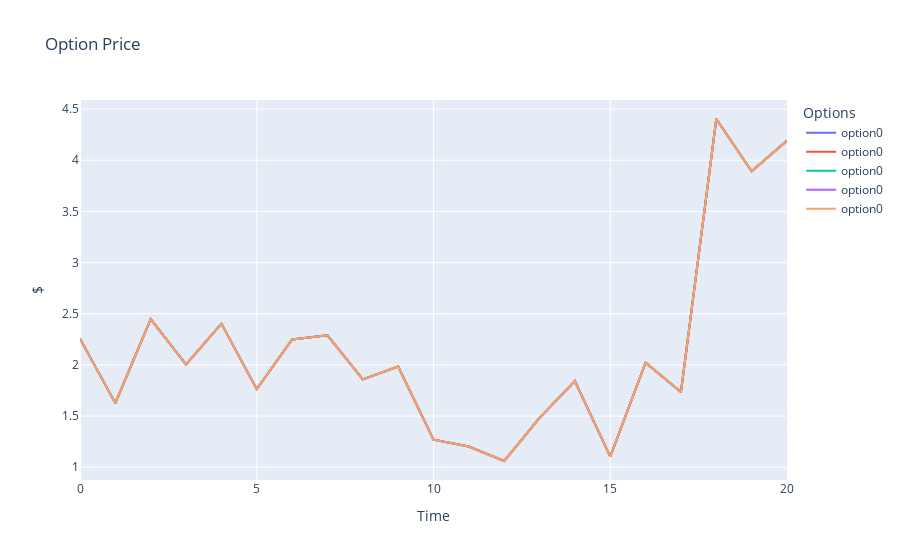

Notebook source saved alongside this figure:
### Code cell
fig = go.Figure()

# Add traces for each column
for column in option_prices.columns[values]:
    fig.add_trace(go.Scatter(x=option_prices.index, y=option_prices[column], mode='lines', name=f"option{column}"))

# Update layout
fig.update_layout(
    title='Option Price',
    xaxis_title='Time',
    yaxis_title='$',
    template='plotly',
    legend=dict(title='Options'),
)

# Show the plot
fig.show()

### Figure 1 — Plotly figure (JSON) as saved in the notebook; plotly's stock layout.template omitted (floating-point values rounded to 4 significant figures)
{"data": [{"mode": "lines", "name": "option0", "type": "scatter", "x": [0, 1, 2, 3, 4, 5, 6, 7, 8, 9, 10, 11, 12, 13, 14, 15, 16, 17, 18, 19, 20], "y": [2.256, 1.626, 2.448, 2.004, 2.403, 1.763, 2.249, 2.289, 1.858, 1.984, 1.269, 1.202, 1.061, 1.482, 1.843, 1.103, 2.021, 1.735, 4.403, 3.893, 4.192]}, {"mode": "lines", "name": "option0", "type": "scatter", "x": [0, 1, 2, 3, 4, 5, 6, 7, 8, 9, 10, 11, 12, 13, 14, 15, 16, 17, 18, 19, 20], "y": [2.256, 1.626, 2.448, 2.004, 2.403, 1.763, 2.249, 2.289, 1.858, 1.984, 1.269, 1.202, 1.061, 1.482, 1.843, 1.103, 2.021, 1.735, 4.403, 3.893, 4.192]}, {"mode": "lines", "name": "option0", "type": "scatter", "x": [0, 1, 2, 3, 4, 5, 6, 7, 8, 9, 10, 11, 12, 13, 14, 15, 16, 17, 18, 19, 20], "y": [2.256, 1.626, 2.448, 2.004, 2.403, 1.763, 2.249, 2.289, 1.858, 1.984, 1.269, 1.202, 1.061, 1.482, 1.843, 1.103, 2.021, 1.735, 4.403, 3.893, 4.192]}, {"mode": "lines", "name": "option0", "type": "scatter", "x": [0, 1, 2, 3, 4, 5, 6, 7, 8, 9, 10, 11, 12, 13, 14, 15, 16, 17, 18, 19, 20], "y": [2.256, 1.626, 2.448, 2.004, 2.403, 1.763, 2.249, 2.289, 1.858, 1.984, 1.269, 1.202, 1.061, 1.482, 1.843, 1.103, 2.021, 1.735, 4.403, 3.893, 4.192]}, {"mode": "lines", "name": "option0", "type": "scatter", "x": [0, 1, 2, 3, 4, 5, 6, 7, 8, 9, 10, 11, 12, 13, 14, 15, 16, 17, 18, 19, 20], "y": [2.256, 1.626, 2.448, 2.004, 2.403, 1.763, 2.249, 2.289, 1.858, 1.984, 1.269, 1.202, 1.061, 1.482, 1.843, 1.103, 2.021, 1.735, 4.403, 3.893, 4.192]}], "layout": {"legend": {"title": {"text": "Options"}}, "title": {"text": "Option Price"}, "xaxis": {"title": {"text": "Time"}}, "yaxis": {"title": {"text": "$"}}}}
